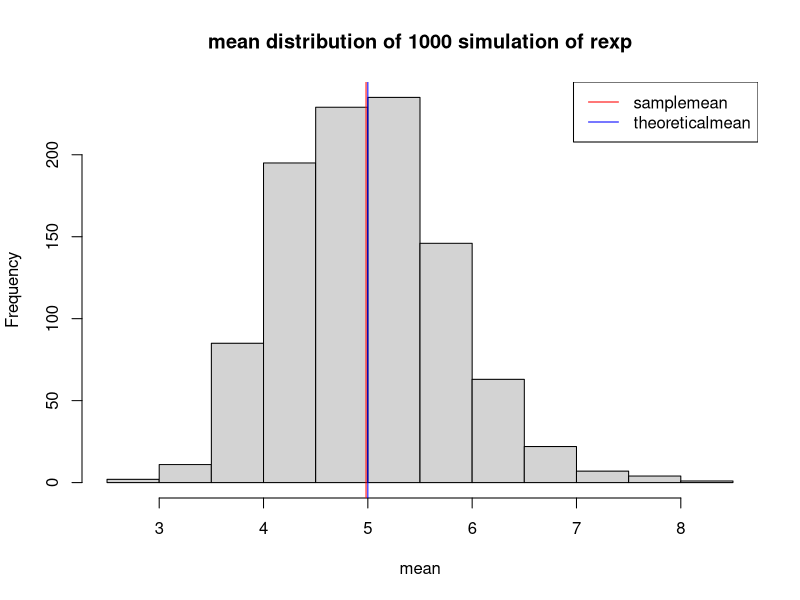
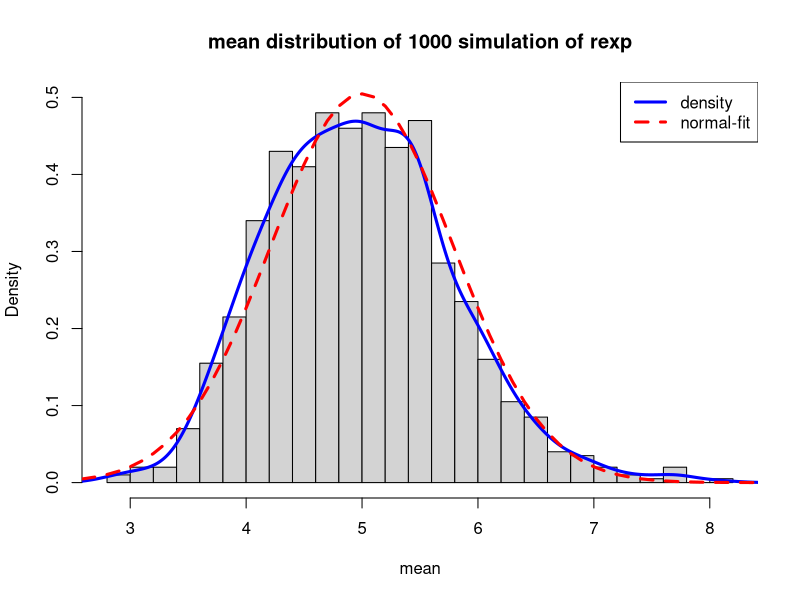

The R script that drew these images, in order:
## ---- chunk 1
knitr::opts_chunk$set(echo = TRUE)
## ---- chunk 2
set.seed(2017)
la=0.2
n=40
mns=NULL
for (i in 1:1000) {mns=c(mns,mean(rexp(n,la)))}
## ---- chunk 3
# calulate the sample mean 
samplemean=mean(mns)
samplemean
## ---- chunk 4
#calulate the theoretical mean 
theoreticalmean=1/la
theoreticalmean
## ---- chunk 5
hist(mns,xlab="mean",main="mean distribution of 1000 simulation of rexp")
abline(v=samplemean, col="red")
abline(v=theoreticalmean,col="blue")
legend("topright",c("samplemean","theoreticalmean"),lty=c(1,1),col = c("red","blue"))
## ---- chunk 6
# calulate the sample variance
sample_variance=sd(mns)^2
sample_variance 
## ---- chunk 7
# calulate the theoretical variance
theoretical_variance=(1/la)^2/n
theoretical_variance 
## ---- chunk 8
hist(mns,breaks=30,prob=TRUE,xlab="mean",main="mean distribution of 1000 simulation of rexp",ylim=c(0,0.5))
lines(density(mns),col="blue",lwd=3)
normfit<-dnorm(seq(0,9,by=0.1),mean=theoreticalmean,sd=sqrt(theoretical_variance))
lines(seq(0,9,by=0.1),normfit,lty=2,col="red",lwd=3)
legend("topright",c("density","normal-fit"),lty=c(1,2),col = c("blue","red"),lwd=3)
